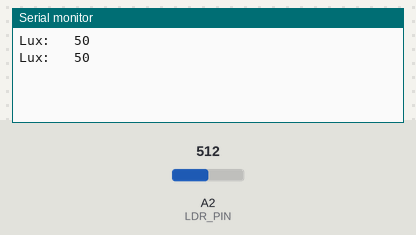
Bench run of a sketch on a simulated Arduino Uno, built with avr-gcc and run on an emulated ATmega328P. Parts: the last lines printed to the serial monitor. The test bench sets the inputs (shaded band); at power-on: A2 (LDR_PIN) = 512.

Above: at 1.8 s.
1.9 s: A2 (LDR_PIN) set to 716
At 2.8 s:
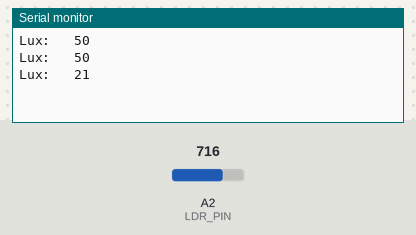
3.4 s: A2 (LDR_PIN) set to 900
At 4.8 s:
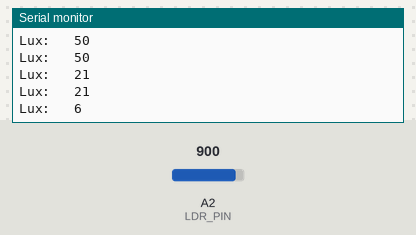
Timing chart, 0 to 6.4 s (numbered marks = the images above; inputs shaded):
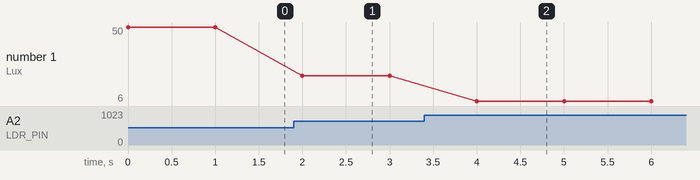

Measured:
- after the input at 1.9 s, the serial monitor: prints a new line after 0.10 s (image 1)
- after the input at 3.4 s, the serial monitor: prints a new line after 0.60 s (image 2)
- plotted number 1: 50 → 21 after the input at 1.9 s, 21 → 6 after the input at 3.4 s

The sketch:

Ldr.ino
```cpp
/*
  Analog Input
 Reading LDR light sensor on analog pin 2 and
 Lux is calculating. Then light value shows on serial monitor.

 Created by David Cuartielles
 modified 21 Jan 2016
 By Yasin Kaya (selengalp)

 */

int LDR_PIN = A2;  // select the input pin
float light = 0;  // variable to store the value coming from the sensor

void setup() {
  // opening serial monitır with 9600 boudrate
  Serial.begin(9600);
  // setup pin direction
  pinMode(LDR_PIN,INPUT);
}

void loop() {
  // read the value from the sensor:
  int light = ((2500.0 / (analogRead(LDR_PIN) * (5.0 / 1024.0))) - 500) / 10.0;
  // printing lux value to serial monitor
  Serial.print("Lux:   ");
  Serial.println(light);
  delay(1000);
}
```
